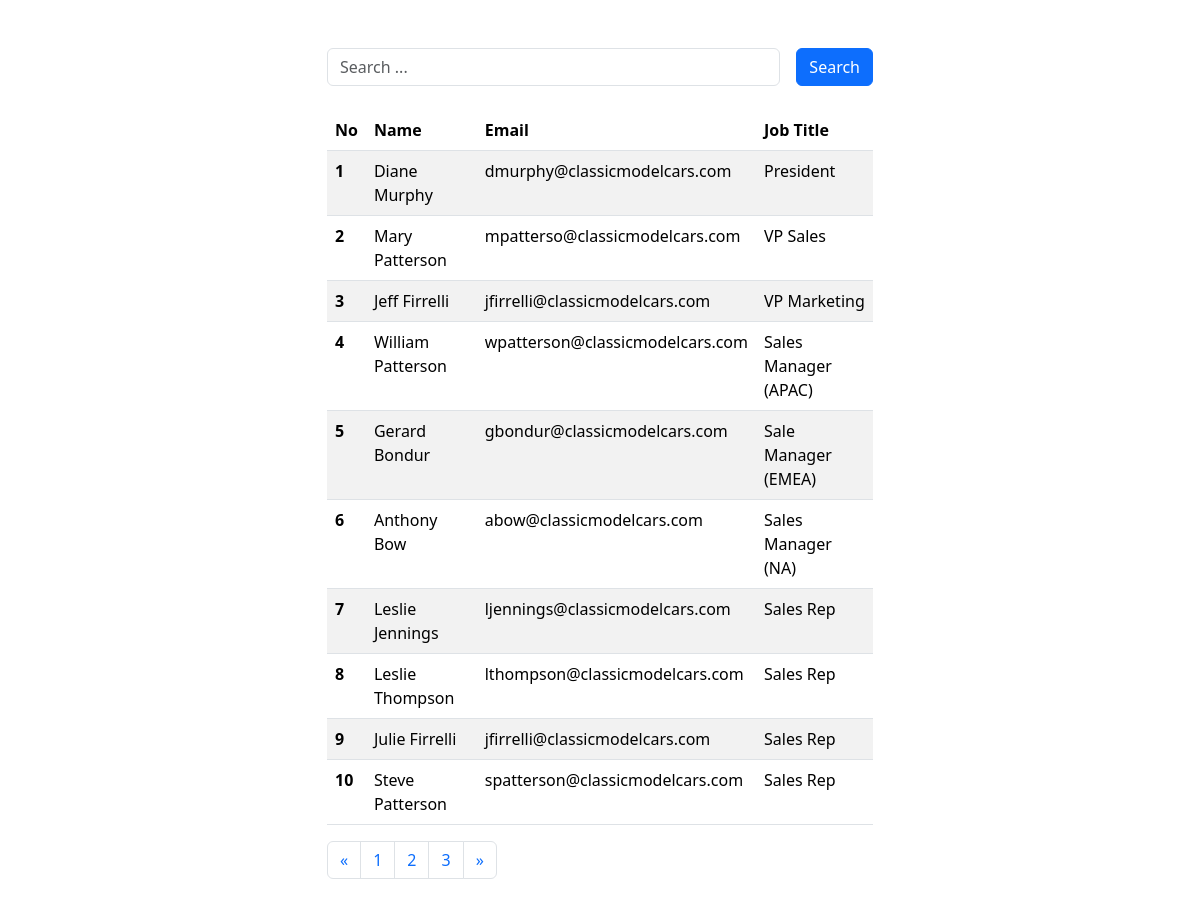
The page / on the database its author committed.
### tables this page shows
CREATE TABLE `employees` (
  `employeeNumber` int(11) NOT NULL,
  `lastName` varchar(50) NOT NULL,
  `firstName` varchar(50) NOT NULL,
  `extension` varchar(10) NOT NULL,
  `email` varchar(100) NOT NULL,
  `officeCode` varchar(10) NOT NULL,
  `reportsTo` int(11) DEFAULT NULL,
  `jobTitle` varchar(50) NOT NULL
);

### index.php (the view, shortened to what this page needs)
<?php
  include 'config.php';
  $getEmployees = "SELECT CONCAT(firstName, ' ', lastName) AS name, email, jobTitle FROM employees";
  $employees = mysqli_query($config, $getEmployees);
  $total_data = mysqli_num_rows($employees);
  $limit = 10;
  $total_page = ceil($total_data / $limit);
  $page = isset($_GET['page']) ? (int)$_GET['page'] : 1;
  $start = ($page > 1) ? ($page * $limit) - $limit : 0;
  if (isset($_GET['query'])) {
    $query = $_GET['query'];
    $getEmployees = "SELECT CONCAT(firstName, ' ', lastName) AS name, email, jobTitle FROM employees WHERE firstName LIKE '%$query%' OR lastName LIKE '%$query%' OR email LIKE '%$query%' OR jobTitle LIKE '%$query%' LIMIT $start, $limit";
    $employees = mysqli_query($config, $getEmployees);
    $total_data = mysqli_num_rows($employees);
  } else {
    $getEmployees = "SELECT CONCAT(firstName, ' ', lastName) AS name, email, jobTitle FROM employees LIMIT $start, $limit";
    $employees = mysqli_query($config, $getEmployees);
  }
  $no = ($page > 1) ? ($page * $limit) - $limit + 1 : 1;
?>
<!doctype html>
<html lang="en">
<head>
  <link href="https://cdn.jsdelivr.net/npm/bootstrap@5.3.2/dist/css/bootstrap.min.css" rel="stylesheet"
>
</head>
<body>
  <div class="container">
    <div class="row">
      <div class="col-6 mx-auto my-5">
        <form action="" class="d-flex align-items-center justify-content-center">
          <input type="text" class="form-control mb-4" name="query" placeholder="Search ...">
          <input type="submit" class="btn btn-primary mb-4 ms-3" value="Search">
        </form>
        <table class="table table-striped">
          <thead>
            <tr>
              <th scope="col">No</th>
              <th scope="col">Name</th>
              <th scope="col">Email</th>
              <th scope="col">Job Title</th>
            </tr>
          </thead>
          <tbody>
            <?php foreach($employees as $employee) { ?>
            <tr>
              <th scope="row"><?php echo $no++ ?></th>
              <td><?php echo $employee['name'] ?></td>
              <td><?php echo $employee['email'] ?></td>
              <td><?php echo $employee['jobTitle'] ?></td>
            </tr>
            <?php } ?>
          </tbody>
        </table>
        <nav aria-label="Page navigation example">
          <ul class="pagination">
            <li class="page-item">
              <a class="page-link" href="#" aria-label="Previous">
                <span aria-hidden="true">&laquo;</span>
              </a>
            </li>
            <?php for($i = 1; $i <= $total_page; $i++) { ?>
            <li class="page-item"><a class="page-link" href="?page=<?= $i ?>"><?= $i ?></a></li>
            <?php } ?>
            <li class="page-item">
              <a class="page-link" href="#" aria-label="Next">
                <span aria-hidden="true">&raquo;</span>
              </a>
            </li>
          </ul>
        </nav>
      </div>
    </div>
  </div>
</body>
</html>

### rows shown on the page
employees: name "Diane Murphy", email "dmurphy@classicmodelcars.com", jobTitle "President"
employees: name "Mary Patterson", email "mpatterso@classicmodelcars.com", jobTitle "VP Sales"
employees: name "Jeff Firrelli", email "jfirrelli@classicmodelcars.com", jobTitle "VP Marketing"
employees: name "William Patterson", email "wpatterson@classicmodelcars.com", jobTitle "Sales Manager (APAC)"
employees: name "Gerard Bondur", email "gbondur@classicmodelcars.com", jobTitle "Sale Manager (EMEA)"
employees: name "Anthony Bow", email "abow@classicmodelcars.com", jobTitle "Sales Manager (NA)"
employees: name "Leslie Jennings", email "ljennings@classicmodelcars.com", jobTitle "Sales Rep"
employees: name "Leslie Thompson", email "lthompson@classicmodelcars.com", jobTitle "Sales Rep"
employees: name "Julie Firrelli", email "jfirrelli@classicmodelcars.com", jobTitle "Sales Rep"
employees: name "Steve Patterson", email "spatterson@classicmodelcars.com", jobTitle "Sales Rep"
